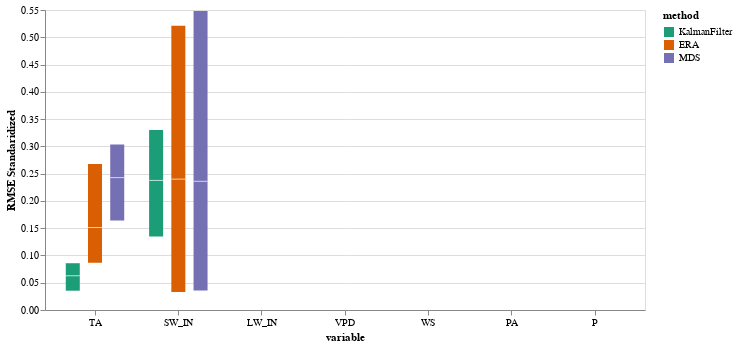

The code cell stored with this chart in its notebook:
### Code cell
the_plot_stand3(data_results)

### Figure 1 — Vega-Lite specification as saved in the notebook (floating-point values rounded to 4 significant figures)
{"config": {"view": {"continuousWidth": 300, "continuousHeight": 300}}, "layer": [{"mark": {"type": "bar", "size": 14}, "encoding": {"color": {"field": "method", "scale": {"domain": ["KalmanFilter", "ERA", "MDS"], "scheme": "dark2"}, "type": "nominal"}, "x": {"axis": {"labelAngle": 0}, "field": "var", "scale": {"domain": ["TA", "SW_IN", "LW_IN", "VPD", "WS", "PA", "P"]}, "title": "variable", "type": "nominal"}, "xOffset": {"field": "method", "sort": ["KalmanFilter", "ERA", "MDS"], "type": "ordinal"}, "y": {"field": "q1", "title": "RMSE Standaridized", "type": "quantitative"}, "y2": {"field": "q3", "title": "RMSE Standaridized"}}}, {"mark": {"type": "tick", "color": "white", "size": 14}, "encoding": {"x": {"axis": {"labelAngle": 0}, "field": "var", "scale": {"domain": ["TA", "SW_IN", "LW_IN", "VPD", "WS", "PA", "P"]}, "title": "variable", "type": "nominal"}, "xOffset": {"field": "method", "sort": ["KalmanFilter", "ERA", "MDS"], "type": "ordinal"}, "y": {"field": "median", "type": "quantitative"}}}], "data": {"name": "data-e66e52270383a9b9a60ebff9cfe754d8"}, "width": 600, "$schema": "https://vega.github.io/schema/vega-lite/v5.2.0.json", "datasets": {"data-e66e52270383a9b9a60ebff9cfe754d8": [{"var": "TA", "method": "KalmanFilter", "median": 0.06278, "q1": 0.03539, "q3": 0.08577}, {"var": "TA", "method": "ERA", "median": 0.1512, "q1": 0.08684, "q3": 0.2677}, {"var": "TA", "method": "MDS", "median": 0.2428, "q1": 0.1643, "q3": 0.3036}, {"var": "SW_IN", "method": "KalmanFilter", "median": 0.2376, "q1": 0.1349, "q3": 0.3299}, {"var": "SW_IN", "method": "ERA", "median": 0.2399, "q1": 0.03322, "q3": 0.5209}, {"var": "SW_IN", "method": "MDS", "median": 0.2359, "q1": 0.03561, "q3": 0.548}, {"var": "LW_IN", "method": "KalmanFilter", "median": null, "q1": null, "q3": null}, {"var": "LW_IN", "method": "ERA", "median": null, "q1": null, "q3": null}, {"var": "LW_IN", "method": "MDS", "median": null, "q1": null, "q3": null}, {"var": "VPD", "method": "KalmanFilter", "median": null, "q1": null, "q3": null}, {"var": "VPD", "method": "ERA", "median": null, "q1": null, "q3": null}, {"var": "VPD", "method": "MDS", "median": null, "q1": null, "q3": null}, {"var": "WS", "method": "KalmanFilter", "median": null, "q1": null, "q3": null}, {"var": "WS", "method": "ERA", "median": null, "q1": null, "q3": null}, {"var": "WS", "method": "MDS", "median": null, "q1": null, "q3": null}, {"var": "PA", "method": "KalmanFilter", "median": null, "q1": null, "q3": null}, {"var": "PA", "method": "ERA", "median": null, "q1": null, "q3": null}, {"var": "PA", "method": "MDS", "median": null, "q1": null, "q3": null}, {"var": "P", "method": "KalmanFilter", "median": null, "q1": null, "q3": null}, {"var": "P", "method": "ERA", "median": null, "q1": null, "q3": null}, {"var": "P", "method": "MDS", "median": null, "q1": null, "q3": null}, {"var": "SWC", "method": "KalmanFilter", "median": null, "q1": null, "q3": null}, {"var": "SWC", "method": "ERA", "median": null, "q1": null, "q3": null}, {"var": "SWC", "method": "MDS", "median": null, "q1": null, "q3": null}, {"var": "TS", "method": "KalmanFilter", "median": null, "q1": null, "q3": null}, {"var": "TS", "method": "ERA", "median": null, "q1": null, "q3": null}, {"var": "TS", "method": "MDS", "median": null, "q1": null, "q3": null}]}}
